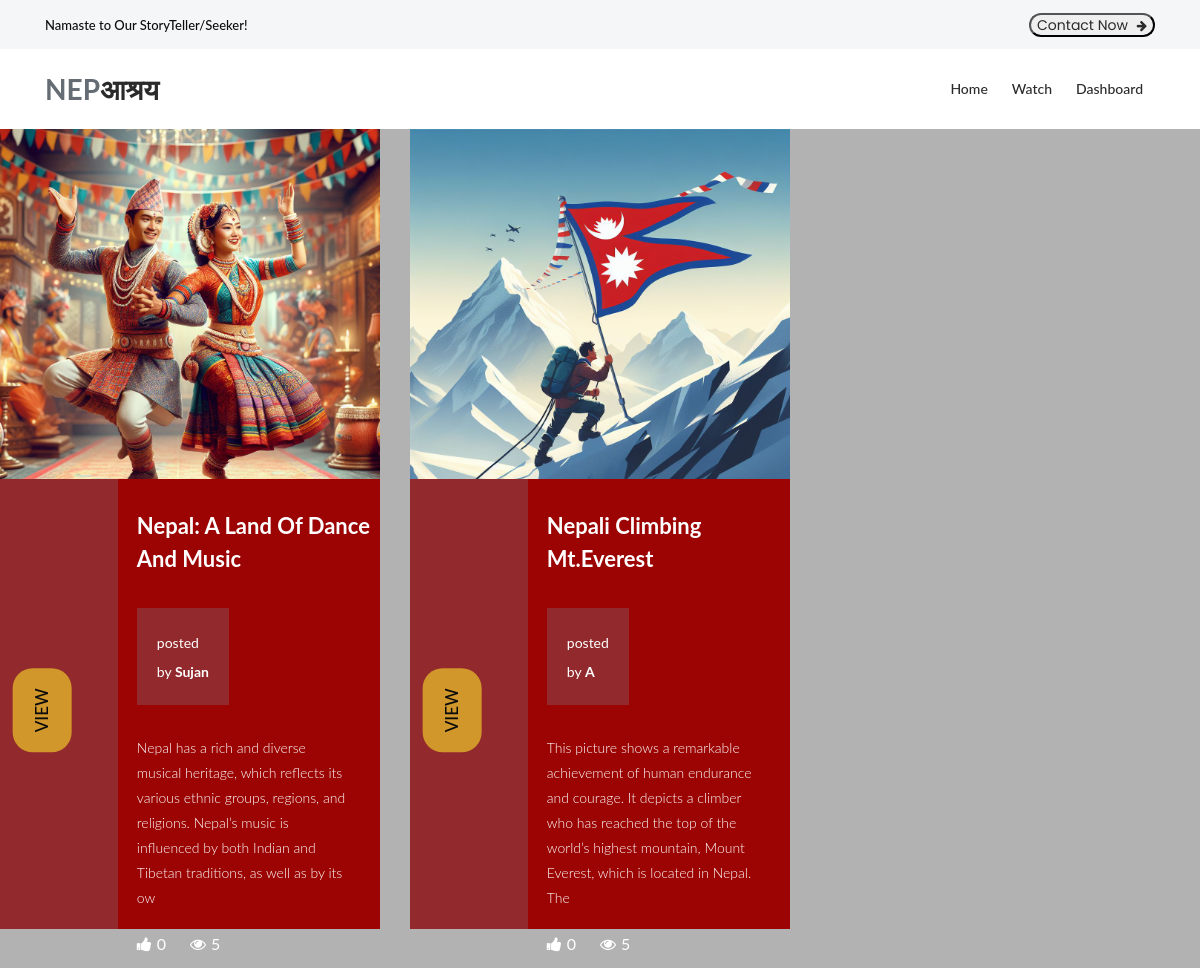
/province/Koshi/, run on the app's committed database.
### Nepa_application/models.py (models this page shows, shortened)
class T_Image(models.Model):
    topic = models.ForeignKey(Topic, on_delete=models.CASCADE)
    image = models.ImageField(upload_to='topic_images')

class Topic(models.Model):
    title = models.CharField(max_length=100)
    long_description = models.TextField()
    category = models.ManyToManyField("Category", related_name='topics')
    province = models.ForeignKey(province, on_delete=models.CASCADE, related_name='topics')
    post_date = models.DateTimeField(default=timezone.now)
    is_verified = models.BooleanField(default=False)
    author = models.CharField(max_length=100, default="Anonymous")
    likes = models.ManyToManyField(User, related_name='topic', blank=True)
    report = models.IntegerField(User, default=0)
    commentCount = models.IntegerField(default=0, null=True, blank=True)
    views = models.IntegerField(default=0)
    class Meta:
        ordering = ['-post_date']
    def total_likes(self):
        return self.likes.count()

### Nepa_application/views.py (the view)
# urls.py: path('province/<str:province>/', views.provience_clicked, name='province'),
def provience_clicked(request, province=None):
    provinceObj = models.province.objects.get(name=province)
    provinceTopic = provinceObj.topics.all()
    return render(request, 'listofpost.html', context={"posts":provinceTopic})

### templates/listofpost.html (shortened to what this page needs)
{%load static%}
<!DOCTYPE html>
<html lang="en">
 <head>
   <link rel="stylesheet" type="text/css" href="{% static 'assets/css/bootstrap.min.css' %}">
   <link rel="stylesheet" type="text/css" href="{% static 'assets/css/font-awesome.css' %}">
   <link rel="stylesheet" type="text/css" href="{% static 'assets/css/owl-carousel.css' %}">
   <link rel="stylesheet" href="{% static 'assets/css/tooplate-artxibition.css' %}">
   <link rel="stylesheet" href="{% static 'assets/css/style.css' %}">
   <link href="{% static 'assets/css/main.css' %}" rel="stylesheet" />
   </head>
   <body>
   <div class="pre-header">
       <div class="container">
           <div class="row">
               <div class="col-lg-6 col-sm-6">
                   <span>Namaste to Our StoryTeller/Seeker!</span>
               </div>
               <div class="col-lg-6 col-sm-6">
                   <div class="text-button">
                      <button class="contactbutton"> <a href="{% url 'contact' %}">Contact Now <i class="fa fa-arrow-right"></i></a></button>
                   </div>
               </div>
           </div>
       </div>
   </div>
   <header class="header-area header-sticky">
       <div class="container">
           <div class="row">
               <div class="col-12">
                   <nav class="main-nav">
                       <a href="{% url 'index' %}" class="logo">NEP<em>आश्रय</em></a>
                       <ul class="nav">
                           <li><a href="{% url 'index' %}">Home</a></li>
                           <li><a href="#">Watch</a></li>
                           <li><a href="{% url 'upload' %}">Dashboard</a></li>
                       </ul>
                   </nav>
               </div>
           </div>
       </div>
   </header>
<div class="row">
 {% for post in posts %}
 {% if post.is_verified %}
 <div class="col-lg-4">
   <div class="venue-item" style="margin-bottom: 30px;">
     {% for image in post.t_image_set.all %}
     <div class="thumb" style="object-fit: cover; height: 350px;">
       <img src="{{ image.image.url }}" alt="{{post.title}}" />
     </div>
     {% endfor %}
     <div class="down-content"style="height: 450px;">
       <div class="left-content">
         <div class="main-white-button">
           <a href="{% url 'detailed_view' post.id %}">VIEW</a>
         </div>
       </div>
       <div class="right-content" style="height: 350px;">
         <h4>{{ post.title.title| slice:50 }}</h4>
         <div class="price">
           <span>posted<br>by <b> {{post.author.title}}</b></span>
       </div>
         <p style="margin-top: 0px;">{{ post.long_description | slice:"200" }}</p>
         <ul>
           <li><i class="fa fa-thumbs-up"></i>{{post.total_likes}}</li>
           <li><i class="fa fa-eye"></i>{{post.views}}</li>
         </ul>
       </div>
     </div>
   </div>
 </div>
 {% endif %}
 {% endfor %}
</div>

### static/assets/css/main.css (style rules this page uses)
html { line-height: 1.15; -ms-text-size-adjust: 100%; -webkit-text-size-adjust: 100%; }
body { margin: 0; }
article, aside, footer, header, nav, section { display: block; }
a { background-color: transparent; -webkit-text-decoration-skip: objects; }
b, strong { font-weight: inherit; }
b, strong { font-weight: bolder; }
img { border-style: none; }
button, input, optgroup, select, textarea { font-family: sans-serif; font-size: 100%; line-height: 1.15; margin: 0; }
button, input { overflow: visible; }
button, select { text-transform: none; }
button, html [type="button"], [type="reset"], [type="submit"] { -webkit-appearance: button; }
html { height: 100%; }
input, button { font-family: 'Poppins', sans-serif; }
* { box-sizing: border-box; }

### data on the page
Topic: title "Nepal: A Land Of Dance And Music", author "Sujan", long_description "Nepal has a rich and diverse musical heritage, which reflects its various ethnic groups, regions, and religions. Nepal’s music is influenced by both Indian and Tibetan traditions, as well as by its ow", total_likes "0", views "5"
T_Image: image (picture)
Topic: title "Nepali Climbing Mt.Everest", author "A", long_description "This picture shows a remarkable achievement of human endurance and courage. It depicts a climber who has reached the top of the world’s highest mountain, Mount Everest, which is located in Nepal. The", total_likes "0", views "5"
T_Image: image (picture)
